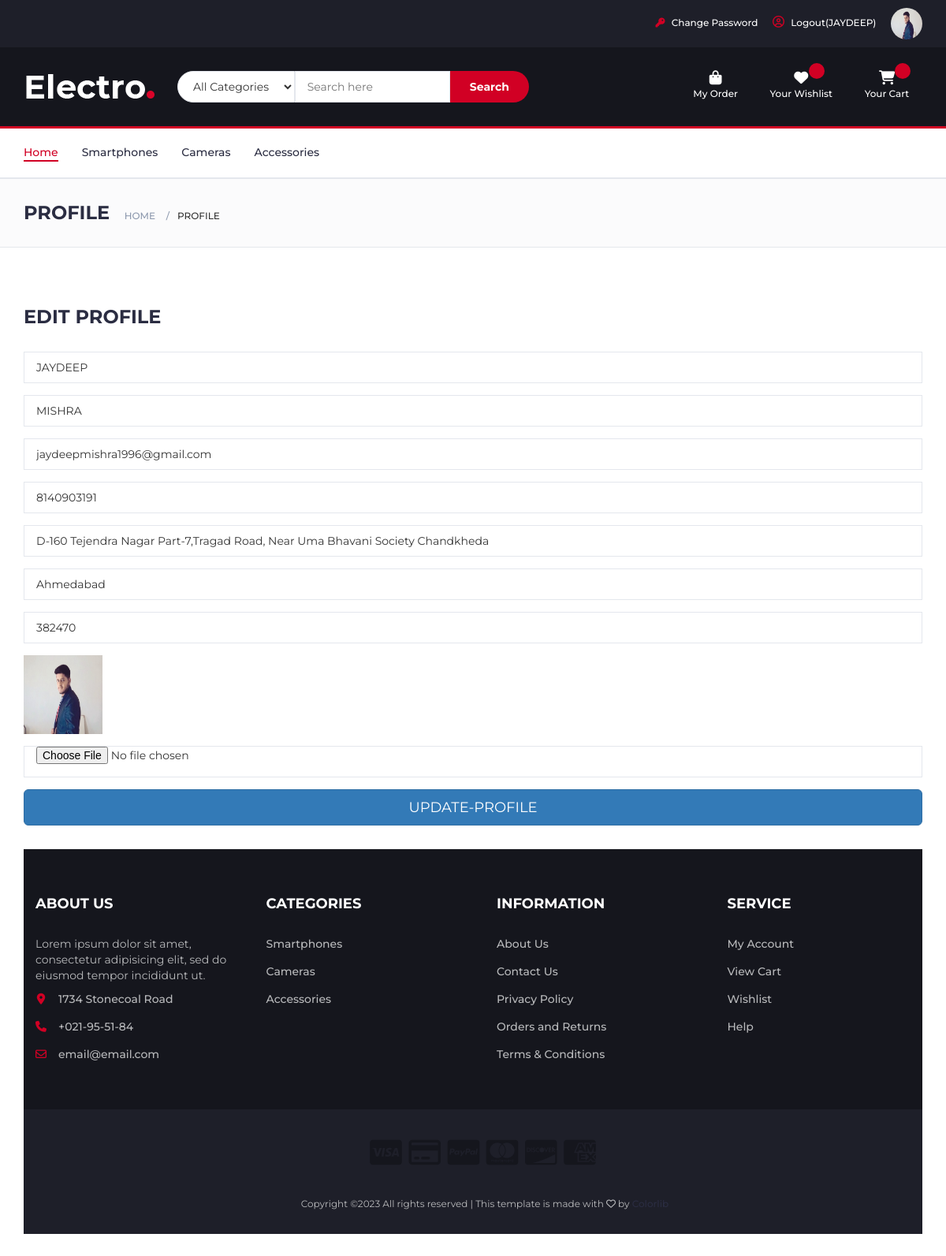
/profile/ (signed in), run on the app's committed database.
### myapp/models.py (models this page shows, shortened)
class User(models.Model):
	fname=models.CharField(max_length=100)
	lname=models.CharField(max_length=100)
	email=models.EmailField()
	mobile=models.PositiveIntegerField()
	address=models.TextField()
	city=models.CharField(max_length=100)
	zipcode=models.PositiveIntegerField()
	password=models.CharField(max_length=100)
	profile_pic=models.ImageField(upload_to="profile_pic/",default="")
	usertype=models.CharField(max_length=100, default="buyer")

### myapp/views.py (the view)
# urls.py: path('profile/',views.profile,name='profile'),
def profile(request):
	user=User.objects.get(email=request.session['email'])
	if request.method=="POST":
		user.fname=request.POST['fname']
		user.lname=request.POST['lname']
		user.mobile=request.POST['mobile']
		user.address=request.POST['address']
		user.city=request.POST['city']
		user.zipcode=request.POST['zipcode']
		try:
			user.profile_pic=request.FILES['profile_pic']
		except:
			pass
		user.save()
		msg="Profile Updated successfully"
		request.session['profile_pic']=user.profile_pic.url
		carts=Cart.objects.filter(user=user,payment_status=False)
		return render(request,'profile.html',{'user':user,'msg':msg,'carts':carts})
	else:
		carts=Cart.objects.filter(user=user,payment_status=False)
		return render(request,'profile.html',{'user':user,'carts':carts})

### myapp/templates/profile.html (shortened to what this page needs)
{% extends 'header.html' %}
{% load static %}
{% block content %}
<!DOCTYPE html>
<html lang="en">
	<head>
    </head>
	<body>
		<div id="breadcrumb" class="section">
			<div class="container">
				<div class="row">
					<div class="col-md-12">
						<h3 class="breadcrumb-header">Profile</h3>
						<ul class="breadcrumb-tree">
							<li><a href="/">Home</a></li>
							<li class="active">Profile</li>
						</ul>
					</div>
				</div>
			</div>
		</div>
		<div class="section">
			<div class="container">
				<div class="row">
					<div class="col-md-12">
						<div class="billing-details">
							<div class="section-title">
								<h3 class="title">Edit Profile</h3>
							</div>
							<form name="profile" method="post" action="{% url 'profile' %}" enctype="multipart/form-data">
								<div class="form-group">
									<input class="input" type="text" name="fname" value="{{user.fname}}">
								</div>
								<div class="form-group">
									<input class="input" type="text" name="lname" value="{{user.lname}}">
								</div>
								<div class="form-group">
									<input class="input" type="email" name="email" value="{{user.email}}" readonly>
								</div>
								<div class="form-group">
									<input class="input" type="mobile" name="mobile" value="{{user.mobile}}">
								</div>
								<div class="form-group">
									<input class="input" type="text" name="address" placeholder="Address" value="{{user.address}}">
								</div>
								<div class="form-group">
									<input class="input" type="text" name="city" placeholder="City" value="{{user.city}}">
								</div>
								<div class="form-group">
									<input class="input" type="number" name="zipcode" placeholder="ZIP Code" value="{{user.zipcode}}">
								</div>
								<div class="form-group">
									<img src="{{user.profile_pic.url}}" width="100px" height="100px">
								</div>
								<div class="form-group">
									<input class="input" type="file" name="profile_pic">
								</div>
								<div class="form-group">
									<input type="submit" value="UPDATE-PROFILE" class="btn btn-primary btn-lg btn-block">
								</div>
							</form>
						</div>
	</body>
</html>
{% endblock %}

### myapp/static/css/style.css (style rules this page uses)
body { font-family: 'Montserrat', sans-serif; font-weight: 400; color: #333; }
h1, h2, h3, h4, h5, h6 { color: #2B2D42; font-weight: 700; margin: 0 0 10px; }
a { color: #2B2D42; font-weight: 500; -webkit-transition: 0.2s color; transition: 0.2s color; }
ul, ol { margin: 0; padding: 0; list-style: none }
.input { height: 40px; padding: 0px 15px; border: 1px solid #E4E7ED; background-color: #FFF; width: 100%; }
.section { padding-top: 30px; padding-bottom: 30px; }
.section-title { position: relative; margin-bottom: 30px; margin-top: 15px; }
.section-title .title { display: inline-block; text-transform: uppercase; margin: 0px; }
#breadcrumb { padding: 30px 0px; background: #FBFBFC; border-bottom: 1px solid #E4E7ED; margin-bottom: 30px; }
#breadcrumb .breadcrumb-header { display: inline-block; margin-top: 0px; margin-bottom: 0px; margin-right: 15px; text-transform: uppercase; }
#breadcrumb .breadcrumb-tree { display: inline-block; }
#breadcrumb .breadcrumb-tree li { display: inline-block; font-size: 12px; font-weight: 500; text-transform: uppercase; }
#breadcrumb .breadcrumb-tree li+li { margin-left: 10px; }
#breadcrumb .breadcrumb-tree li+li:before { content: '/'; display: inline-block; color: #8D99AE; margin-right: 10px; }
#breadcrumb .breadcrumb-tree li a { color: #8D99AE; }
.billing-details { margin-bottom: 30px; }

### data on the page
User: fname "JAYDEEP", lname "MISHRA", email "jaydeepmishra1996@gmail.com", mobile "8140903191", address "D-160 Tejendra Nagar Part-7,Tragad Road, Near Uma Bhavani Society Chandkheda", city "Ahmedabad", zipcode "382470", profile_pic (picture)

### other printed values
{{ request.session.fname }} "JAYDEEP"
